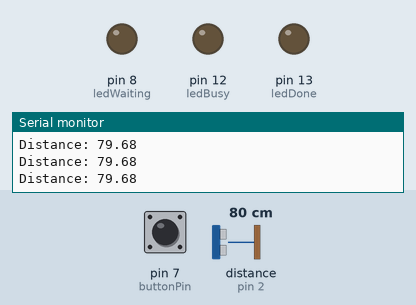
Bench run of a sketch on a simulated Arduino Uno, built with avr-gcc and run on an emulated ATmega328P. Shown: output pins drawn as LEDs (lit = HIGH), the last lines printed to the serial monitor. Wiring (inferred from the names in the program): ultrasonic range finder: trigger pin 4; echo pin 2. Inputs (shaded band) come from the test bench; at power-on: pin 7 (buttonPin) LOW, distance to the obstacle (sensor on pin 2) 80 cm. The echo pulse lasts 58.3 µs per cm; pins used as bus, display or sensor lines are not drawn.

Above: at 1.2 s.
1.3 s: pin 7 (buttonPin) pulled HIGH for 0.15 s
At 2.5 s:
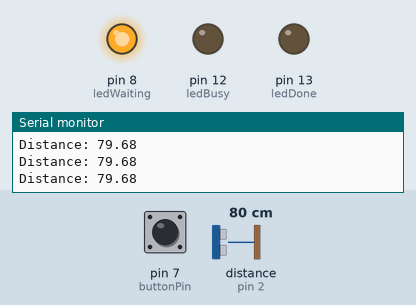
2.9 s: distance to the obstacle (sensor on pin 2) set to 7 cm
5.9 s: distance to the obstacle (sensor on pin 2) set to 4 cm
At 7.0 s:
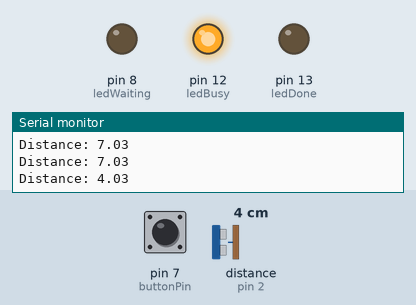
8.9 s: pin 7 (buttonPin) pulled HIGH for 1 s
At 11.3 s:
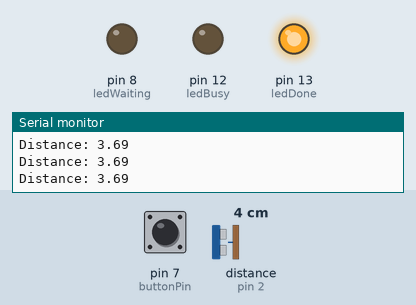
12.9 s: pin 7 (buttonPin) pulled HIGH for 3.2 s
At 14.2 s:
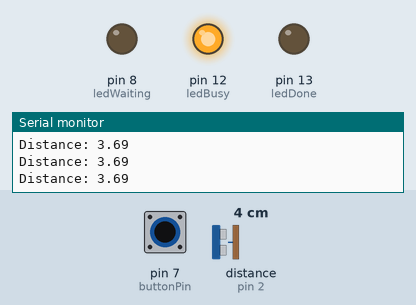
Timing chart, 0 to 19.5 s (numbered marks = the images above; inputs shaded):
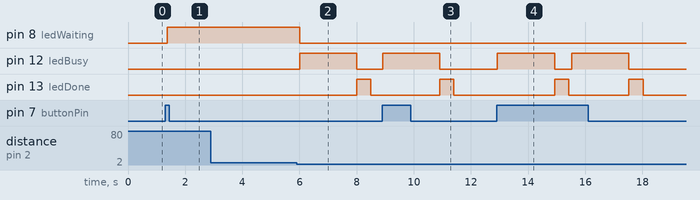

Measured:
- the behaviour switches between 6 and 5 cm on distance to the obstacle (sensor on pin 2) (found by bisection; images 1 and 2)
- after the input at 1.3 s, pin 8 (ledWaiting): LOW → HIGH after 0.08 s
- after the input at 5.9 s, pin 8 (ledWaiting): HIGH → LOW after 0.10 s; pin 12 (ledBusy): LOW → HIGH after 0.10 s, → LOW 2.0 s later; pin 13 (ledDone): LOW → HIGH after 2.1 s, → LOW 0.50 s later
- after the input at 8.9 s, pin 12 (ledBusy): LOW → HIGH at once, → LOW 2.0 s later; pin 13 (ledDone): LOW → HIGH after 2.0 s, → LOW 0.50 s later
- after the input at 12.9 s, pin 12 (ledBusy): alternates HIGH for 2.0 s and LOW for 0.60 s, starting at once; pin 13 (ledDone): alternates HIGH for 0.50 s and LOW for 2.1 s, starting after 2.0 s

The sketch:

Button_uitlezen.ino
```cpp
const int buttonPin = 7;
const int ledBusy = 12;
const int ledDone = 13;
const int ledWaiting = 8;
const int trigPin = 4;
const int echoPin = 2;

float duration, distance;

int buttonState = 0;

bool waiting = false;

int neededDistance = 5;

void setup() {
  pinMode(ledBusy, OUTPUT);
  pinMode(ledDone, OUTPUT);
  pinMode(ledWaiting, OUTPUT);
  pinMode(buttonPin, INPUT);
  pinMode(trigPin, OUTPUT);
	pinMode(echoPin, INPUT);
	Serial.begin(9600);
}


void loop() {
  // bereken afstand met ultrasoon
  digitalWrite(trigPin, LOW);
	delayMicroseconds(2);
	digitalWrite(trigPin, HIGH);
	delayMicroseconds(10);
	digitalWrite(trigPin, LOW);
  duration = pulseIn(echoPin, HIGH);
  distance = (duration*.0343)/2;

  Serial.print("Distance: ");
	Serial.println(distance);

  buttonState = digitalRead(buttonPin);

  // Als de PLC (knop) een signaal stuurt en checkt hij of er een frikandel ligt
  // Voorraad? roept hij de methode dropSnack() aan
  // Geen voorraad? wacht hij tot er een frikandel is voor hij dropSnack() aanroept
  if (buttonState == HIGH){
    if (distance < neededDistance){
      dropSnack();
      waiting = false;
    } else {
      waiting = true;
      digitalWrite(ledWaiting, HIGH);
    }
  }

  if (waiting && distance < neededDistance){
    digitalWrite(ledWaiting, LOW);
    dropSnack();
    waiting = false;
  }

  // kleine delay voor een goede werking van de ultrasoon sensor
  delay(100);
}

void dropSnack(){
  // stappenmotor 180 graden draaien
  digitalWrite(ledBusy, HIGH);
  delay (2000);
  digitalWrite(ledBusy, LOW);

  //doorgeven dat er een snack is gedropt
  digitalWrite(ledDone, HIGH);
  delay(500);
  digitalWrite(ledDone, LOW);
}
```
